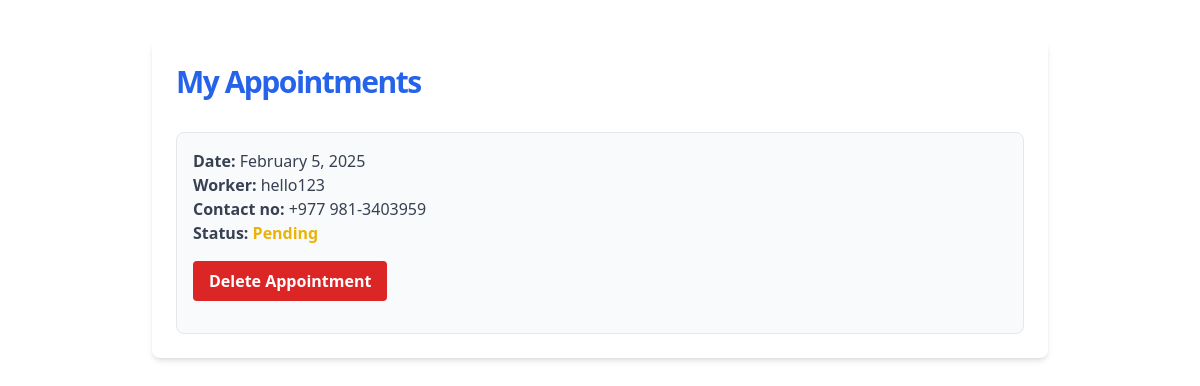
Screenshot of /customer/appointments/ (signed in) with the database file from the repository.
### jobs/models.py (models this page shows, shortened)
class Appointment(models.Model):
    STATUS_CHOICES = [
        ('pending', 'Pending'),
        ('accepted', 'Accepted'),
        ('rejected', 'Rejected'),
        ('completed', 'Completed'),
    ]
    customer = models.ForeignKey(Customer, on_delete=models.CASCADE, related_name='customer_appointments')
    worker = models.ForeignKey(Worker, on_delete=models.CASCADE, related_name='worker_appointments')
    appointment_date = models.DateTimeField(null=True, blank=True)
    status = models.CharField(max_length=10, choices=STATUS_CHOICES, default='pending')
    reason = models.TextField(blank=True, null=True)

class Worker(models.Model):
    owner=models.OneToOneField(User,on_delete=models.CASCADE)
    name=models.CharField(max_length=50)
    phone_number=PhoneNumberField(region="NP", unique=True)
    tagline=models.CharField(max_length=100)
    bio=models.TextField(blank=True)
    profile_pic=models.ImageField(upload_to="profiles/", blank=True)
    verified = models.BooleanField(default=False)
    citizenship_image = models.ImageField(upload_to='citizenship/', blank=True, null=True)
    certificate_file = models.FileField(upload_to='certificates/', blank=True, null=True)
    latitude = models.CharField(max_length=20,null=True,blank=True)
    longitude = models.CharField(max_length=20,null=True,blank=True)
    appointed = models.BooleanField(default=False)
    appointment_date = models.DateTimeField(null=True, blank=True)

### jobs/views.py (the view)
# urls.py: path('customer/appointments/', views.customer_appointments, name='customer_appointments'),
def customer_appointments(request):
    customer = get_object_or_404(Customer, owner=request.user)
    appointments = Appointment.objects.filter(customer=customer)
    return render(request, 'jobs/customer_appointments.html', {'appointments': appointments})

### jobs/templates/jobs/customer_appointments.html (shortened to what this page needs)
<html lang="en">
<head>
    <script src="https://cdn.tailwindcss.com"></script>
</head>
<body>
<div class="max-w-4xl mx-auto my-10 p-6 bg-white shadow-md rounded-lg">
    <h2 class="text-3xl font-bold tracking-tighter text-blue-600 mb-8 transition duration-500 ease-in-out transform tracking-relaxed lg:pr-8">My Appointments</h2>
    {% if appointments %}
        <ul class="space-y-6">
            {% for appointment in appointments %}
                <li class="p-4 border rounded-lg bg-gray-50 hover:bg-gray-100 transition duration-300">
                    <p class="text-gray-700">
                        <span class="font-semibold">Date:</span> {{ appointment.appointment_date|date:"F j, Y" }}
                    </p>
                    <p class="text-gray-700">
                        <span class="font-semibold">Worker:</span> {{ appointment.worker.name }}
                    </p>
                    <p class="text-gray-700">
                        <span class="font-semibold">Contact no:</span> {{ appointment.worker.phone_number }}
                    </p>
                    <p class="text-gray-700">
                        <span class="font-semibold">Status:</span>
                        {% if appointment.status == 'pending' %}
                            <span class="text-yellow-500 font-semibold">Pending</span>
                        {% elif appointment.status == 'accepted' %}
                            <span class="text-green-500 font-semibold">Accepted</span>
                        {% elif appointment.status == 'rejected' %}
                            <span class="text-red-500 font-semibold">Rejected</span>
                        {% elif appointment.status == 'completed' %}
                            <span class="text-blue-500 font-semibold">Completed</span>
                        {% endif %}
                    </p>
                    {% if user == appointment.customer.owner and appointment.status != 'completed' %}
                        <form action="{% url 'delete_appointment' appointment.id %}" method="post" class="mt-4">
                            <button type="submit" class="px-4 py-2 bg-red-600 text-white font-semibold rounded hover:bg-red-700 transition duration-300 ease-in-out">
                                Delete Appointment
                            </button>
                        </form>
                    {% endif %}
                </li>
            {% endfor %}
        </ul>
    {% else %}
        <p class="text-gray-600 mt-4">You have no appointments at the moment.</p>
    {% endif %}
</div>
</body>

### rows the page displays
Appointment: appointment_date "February 5, 2025", worker.name "hello123", worker.phone_number "+977 981-3403959", status "Pending"
